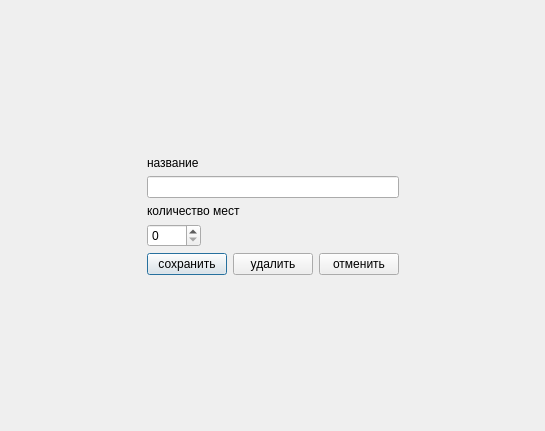
<?xml version="1.0" encoding="UTF-8"?>
<ui version="4.0">
 <class>EditAircraftDialog</class>
 <widget class="QDialog" name="EditAircraftDialog">
  <property name="geometry">
   <rect>
    <x>0</x>
    <y>0</y>
    <width>545</width>
    <height>431</height>
   </rect>
  </property>
  <property name="windowTitle">
   <string>Dialog</string>
  </property>
  <layout class="QHBoxLayout" name="horizontalLayout_3">
   <item>
    <spacer name="horizontalSpacer_2">
     <property name="orientation">
      <enum>Qt::Horizontal</enum>
     </property>
     <property name="sizeHint" stdset="0">
      <size>
       <width>40</width>
       <height>20</height>
      </size>
     </property>
    </spacer>
   </item>
   <item>
    <layout class="QVBoxLayout" name="verticalLayout_4">
     <item>
      <spacer name="verticalSpacer">
       <property name="orientation">
        <enum>Qt::Vertical</enum>
       </property>
       <property name="sizeHint" stdset="0">
        <size>
         <width>20</width>
         <height>40</height>
        </size>
       </property>
      </spacer>
     </item>
     <item>
      <layout class="QVBoxLayout" name="verticalLayout">
       <item>
        <widget class="QLabel" name="label">
         <property name="text">
          <string>название</string>
         </property>
        </widget>
       </item>
       <item>
        <widget class="QLineEdit" name="nameLineEdit"/>
       </item>
      </layout>
     </item>
     <item>
      <layout class="QVBoxLayout" name="verticalLayout_2">
       <item>
        <widget class="QLabel" name="label_2">
         <property name="text">
          <string>количество мест</string>
         </property>
        </widget>
       </item>
       <item>
        <layout class="QHBoxLayout" name="horizontalLayout">
         <item>
          <widget class="QSpinBox" name="seatsSpinBox">
           <property name="maximum">
            <number>1000</number>
           </property>
          </widget>
         </item>
         <item>
          <spacer name="horizontalSpacer">
           <property name="orientation">
            <enum>Qt::Horizontal</enum>
           </property>
           <property name="sizeHint" stdset="0">
            <size>
             <width>40</width>
             <height>20</height>
            </size>
           </property>
          </spacer>
         </item>
        </layout>
       </item>
      </layout>
     </item>
     <item>
      <layout class="QHBoxLayout" name="horizontalLayout_2">
       <item>
        <widget class="QPushButton" name="applyPushButton">
         <property name="text">
          <string>сохранить</string>
         </property>
        </widget>
       </item>
       <item>
        <widget class="QPushButton" name="deletePushButton">
         <property name="text">
          <string>удалить</string>
         </property>
        </widget>
       </item>
       <item>
        <widget class="QPushButton" name="closePushButton">
         <property name="text">
          <string>отменить</string>
         </property>
        </widget>
       </item>
      </layout>
     </item>
     <item>
      <spacer name="verticalSpacer_2">
       <property name="orientation">
        <enum>Qt::Vertical</enum>
       </property>
       <property name="sizeHint" stdset="0">
        <size>
         <width>20</width>
         <height>40</height>
        </size>
       </property>
      </spacer>
     </item>
    </layout>
   </item>
   <item>
    <spacer name="horizontalSpacer_3">
     <property name="orientation">
      <enum>Qt::Horizontal</enum>
     </property>
     <property name="sizeHint" stdset="0">
      <size>
       <width>40</width>
       <height>20</height>
      </size>
     </property>
    </spacer>
   </item>
  </layout>
 </widget>
 <resources/>
 <connections/>
</ui>
